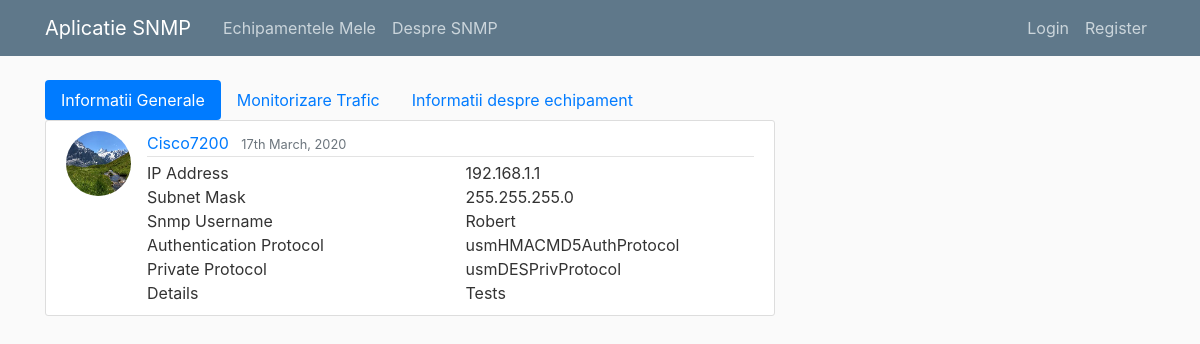
Screenshot of /device/7/ with the database file from the repository.
### snmp_app/models.py (models this page shows, shortened)
class Device(models.Model):
    authentication_protocol_choices = (('usmHMACMD5AuthProtocol', 'md5'),
                                       ('usmHMACSHAAuthProtocol', 'sha'),
                                       ('usmHMAC128SHA224AuthProtocol','sha 224'),
                                       ('usmHMAC192SHA256AuthProtocol', 'sha 256'),
                                       ('usmHMAC256SHA384AuthProtocol', 'sha 384'),
                                       ('usmHMAC384SHA512AuthProtocol', 'sha 512'),
                                       )
    private_protocol_choces = (('usmDESPrivProtocol', 'des'),
                               ('usm3DESEDEPrivProtocol', '3des'),
                               ('usmAesCfb128Protocol', 'aes 128'),
                               ('usmAesCfb192Protocol', 'aes 192'),
                               ('usmAesCfb256Protocol', 'aes 256'),
                               ('usmNoPrivProtocol', 'no protocol'),
                               )
    name = models.CharField(max_length=50)
    ip_address = models.GenericIPAddressField()
    subnet_mask = models.GenericIPAddressField()
    Snmp_Username = models.CharField(max_length=50)
    Authentication_Protocol = models.CharField(max_length=50, choices=authentication_protocol_choices, default='usmHMACSHAAuthProtocol')
    Authentication_Password = models.CharField(max_length=50)
    Private_Protocol = models.CharField(max_length=50, choices=private_protocol_choces, default='usm3DESEDEPrivProtocol')
    Private_Password = models.CharField(max_length=50)
    Details = models.CharField(max_length=50)
    date_added = models.DateField(default=timezone.now)
    author = models.ForeignKey(User, on_delete=models.CASCADE)

### users/models.py (models this page shows, shortened)
class Profile(models.Model):
    user = models.OneToOneField(User, on_delete=models.CASCADE)
    image = models.ImageField(default='default.jpeg', upload_to='profile_pics')

### snmp_app/views.py (the view)
# urls.py: path('device/<int:pk>/', DeviceDetailView.as_view(), name='device_detail'),
class DeviceDetailView(DetailView):
    model = Device

### snmp_app/templates/snmp_app/device_detail.html (shortened to what this page needs)
{% extends "snmp_app/base.html"%}
{% block content %}
    <ul class="nav nav-pills">
      <li class="nav-item">
        <a class="nav-link active" href="#">Informatii Generale</a>
      </li>
      <li class="nav-item">
        <a class="nav-link" href="{%url 'device_interfaces' %}">Monitorizare Trafic</a>
      </li>
      <li class="nav-item">
        <a class="nav-link" href="{%url 'device_details' %}">Informatii despre echipament</a>
      </li>
    </ul>
  <article class="media content-section">
    <img class="rounded-circle article-img" src="{{ object.author.profile.image.url }}" alt="">
    <div class="media-body">
      <div class="article-metadata">
        <a class="mr-2" href="#">{{ object.name }}</a>
        <small class="text-muted">{{ object.date_added|date:"jS F, Y" }}</small>
      </div>
          <div class="row">
      <div class="col">IP Address</div>
      <div class="col">{{ object.ip_address }}</div>
      <div class="col">Subnet Mask</div>
      <div class="col">{{object.subnet_mask}}</div>
        </div>
                <div class="row">
      <div class="col">Snmp Username</div>
      <div class="col">{{ object.Snmp_Username }}</div>
        </div>
          <div class="row">
      <div class="col">Authentication Protocol</div>
      <div class="col">{{object.Authentication_Protocol}}</div>
      <div class="col">Private Protocol</div>
      <div class="col">{{object.Private_Protocol}}</div>
        </div>
          <div class="row">
      <div class="col">Details </div>
      <div class="col">{{object.Details}}</div>
        </div>
    </div>
  </article>
{% endblock content%}

### snmp_app/static/snmp_app/main.css (style rules this page uses)
body { background: #fafafa; color: #333333; margin-top: 5rem; }
ul { margin: 0; }
.content-section { background: #ffffff; padding: 10px 20px; border: 1px solid #dddddd; border-radius: 3px; margin-bottom: 20px; }
.article-img { height: 65px; width: 65px; margin-right: 16px; }
.article-metadata { padding-bottom: 1px; margin-bottom: 4px; border-bottom: 1px solid #e3e3e3 }

### rows the page displays
Device: author.profile.image (picture), name "Cisco7200", date_added "17th March, 2020", ip_address "192.168.1.1", subnet_mask "255.255.255.0", Snmp_Username "Robert", Authentication_Protocol "usmHMACMD5AuthProtocol", Private_Protocol "usmDESPrivProtocol", Details "Tests"
